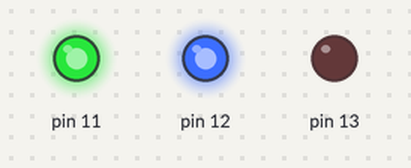
A sketch run on a simulated Arduino Uno, built with avr-gcc and run on an emulated ATmega328P. Shown: output pins drawn as LEDs (lit = HIGH).

Above: at 0.5 s.
At 1.5 s:
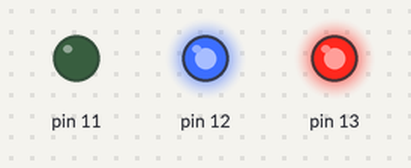
At 2.5 s:
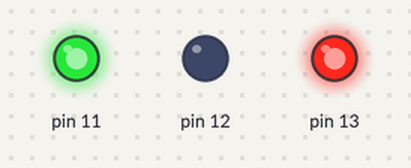
At 3.2 s:
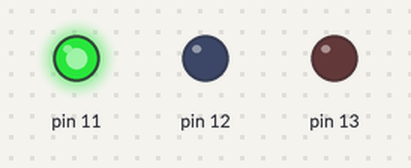
At 3.7 s:
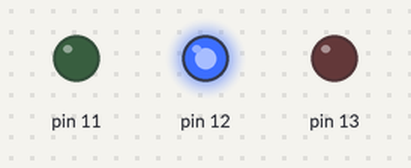
At 4.2 s:
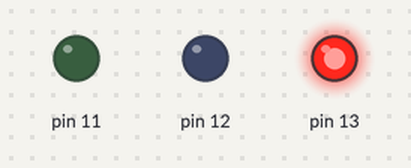
Timing chart, 0 to 5.9 s (numbered marks = the images above):
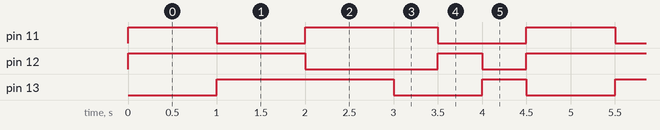

Measured:
- by itself, pin 11: repeats every 4.5 s: LOW 1.0 s, HIGH 1.5 s, LOW 1.0 s, HIGH 1.0 s
- by itself, pin 12: repeats every 4.5 s: LOW 1.5 s, HIGH 0.50 s, LOW 0.50 s, HIGH 2.0 s
- by itself, pin 13: repeats every 4.5 s: LOW 1.0 s, HIGH 0.50 s, LOW 1.0 s, HIGH 2.0 s

The sketch:

sketch.ino
```cpp
void setup() {
  // put your setup code here, to run once:
  pinMode(11, OUTPUT);
  pinMode(12, OUTPUT);
  pinMode(13, OUTPUT);
  }

void loop() {
  // put your main code here, to run repeatedly:
  digitalWrite(11, HIGH);
  digitalWrite(12, HIGH);
  digitalWrite(13, LOW);
  delay(1000);
  digitalWrite(11, LOW);
  digitalWrite(12, HIGH);
  digitalWrite(13, HIGH);
  delay(1000);
  digitalWrite(11, HIGH);
  digitalWrite(12, LOW);
  digitalWrite(13, HIGH);
  delay(1000);
  digitalWrite(11, HIGH);
  digitalWrite(12, LOW);
  digitalWrite(13, LOW);
  delay(500);
  digitalWrite(11, LOW);
  digitalWrite(12, HIGH);
  digitalWrite(13, LOW);
  delay(500);
  digitalWrite(11, LOW);
  digitalWrite(12, LOW);
  digitalWrite(13, HIGH);
  delay(500);
}
```
